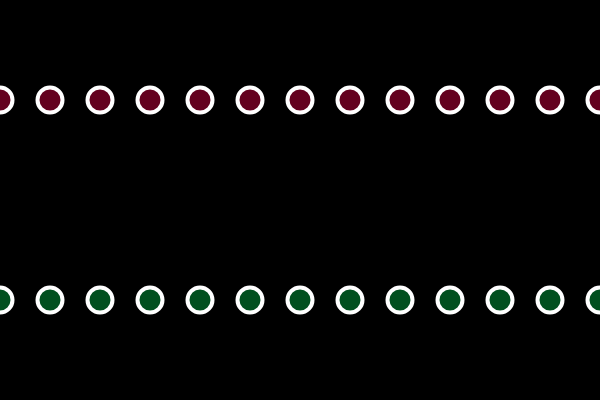
Frame 1 (no input)
Frame 60 (no input): identical to frame 1, image omitted
Frame 120 (the mouse pressed at the canvas centre since frame 60): identical to frame 1, image omitted

The p5.js sketch that drew this single still picture (run headless with seeded random() and noise() and a simulated clock; from frame 60 on, the mouse is pressed at the canvas centre):

// p5.js sketch
// ── sketch.js
function setup() {
  createCanvas(600, 400);
}

function draw() {
  background(0);
  strokeWeight(4);
  stroke(255);
  var x = 0;

  while (x <= width) {
    fill(100, 0, 30);
    ellipse(x, 100, 25, 25);
    x += 50;
  }

  for (var x = 0; x <= width; x += 50) {
    fill(0, 80, 30);
    ellipse(x, 300, 25, 25);
  }
}
